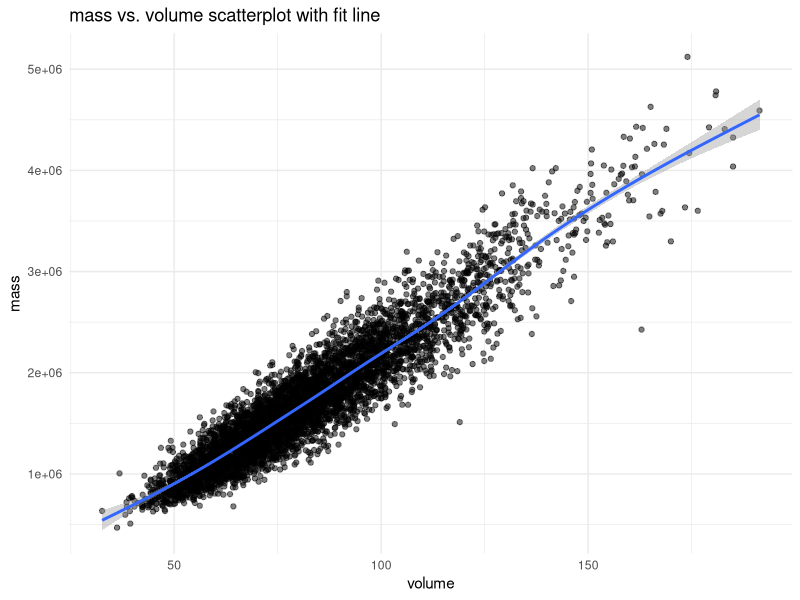
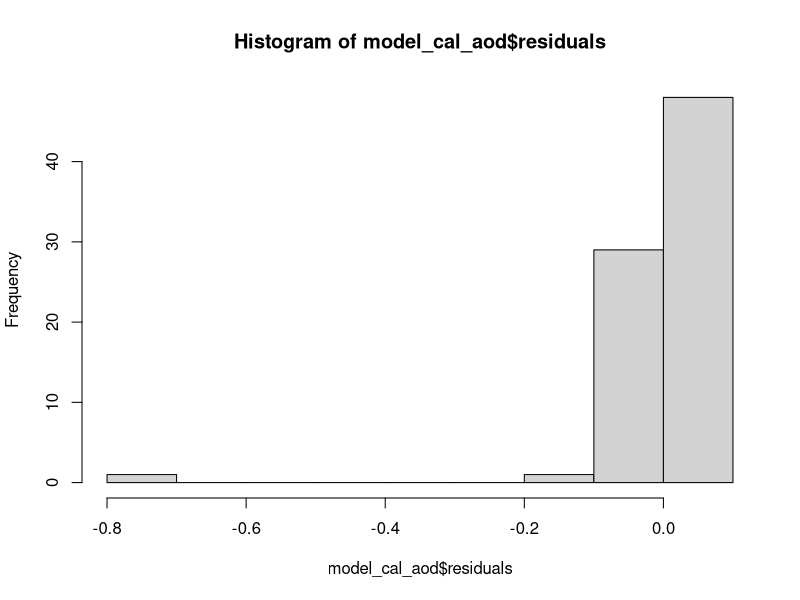
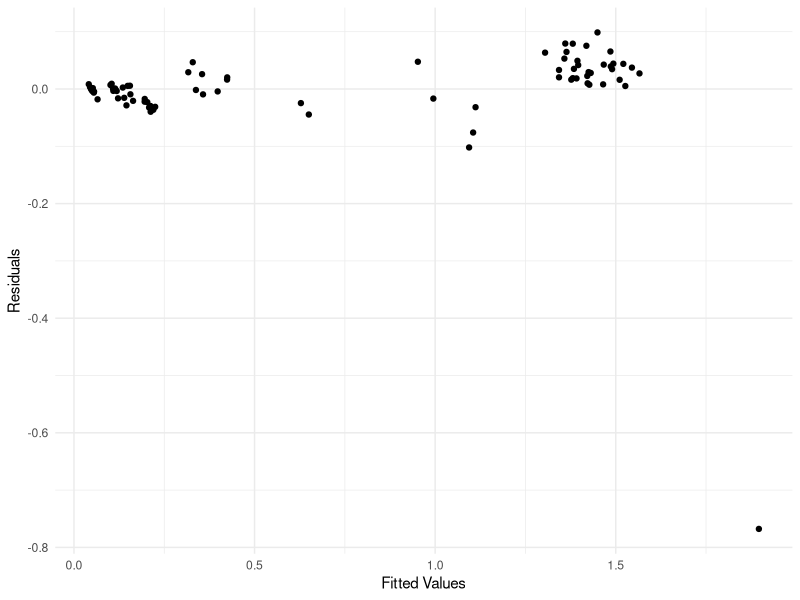
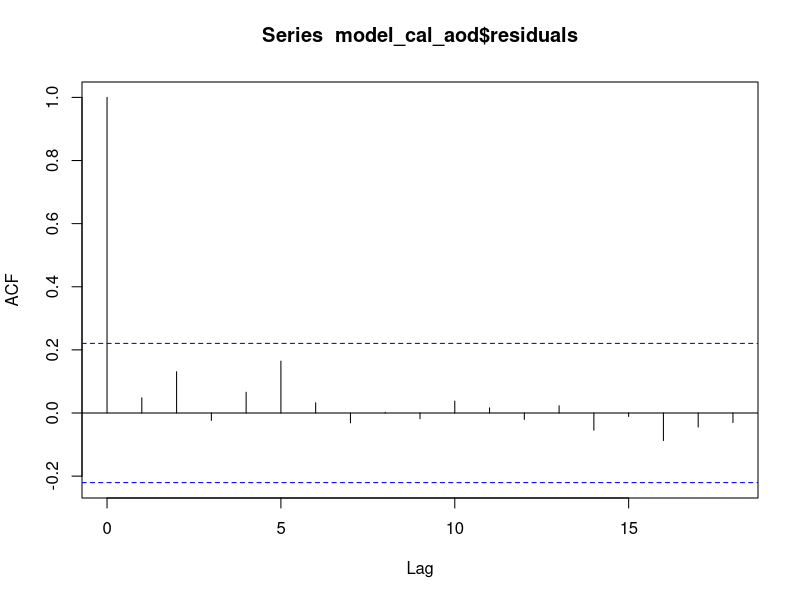

These figures' R source, in order:
## ---- chunk 1
# set global options for figures, code, warnings, and messages
knitr::opts_chunk$set(fig.width=6, fig.height=4, fig.path="../figs/",
                      warning=FALSE, message=FALSE)
## ---- chunk 2
# load packages for current session
library(tidyverse) 
library(gridExtra) 
## ---- chunk 3
bodysize <- read_csv("../data/bodysize.csv")

model_1 <- lm(height ~ waist, data = bodysize)

model_2 <- lm(height ~ mass, data = bodysize)

model_3 <- lm(height ~ waist + mass, data = bodysize)

summary(model_1)
summary(model_2)
summary(model_3)

## ---- chunk 4
bodysize <- bodysize%>%
  mutate(volume = waist ^ 2 * height)
## ---- chunk 5
model_4 <- lm(mass ~ volume, data = bodysize)
summary(model_4)
## ---- chunk 6
ggplot(bodysize,aes(x = mass, y = volume)) + geom_point(alpha = 0.5) + geom_smooth() + labs(x="volume", y = "mass", title = "mass vs. volume scatterplot with fit line") + theme_minimal()
## ---- chunk 7
# load data
cal_aod <- read_csv("../data/cal_aod.csv")

model_cal_aod <- lm(aeronet ~ amod, data = cal_aod)

## ---- chunk 8
#assumption 4: mean of residuals is zero
mean_residuals <- mean(model_cal_aod$residuals)
mean_residuals

## ---- chunk 9
#assumption 5: residuals are normally distributed
hist(model_cal_aod$residuals)

## ---- chunk 10
#assumption 6: the error term is homoscedastic
ggplot() + geom_point(aes(x=model_cal_aod$fitted.values, y=model_cal_aod$residuals)) + labs(x="Fitted Values", y="Residuals") + theme_minimal()

## ---- chunk 11
#assumption 7: no autocorrelation among residuals
acf(model_cal_aod$residuals)

